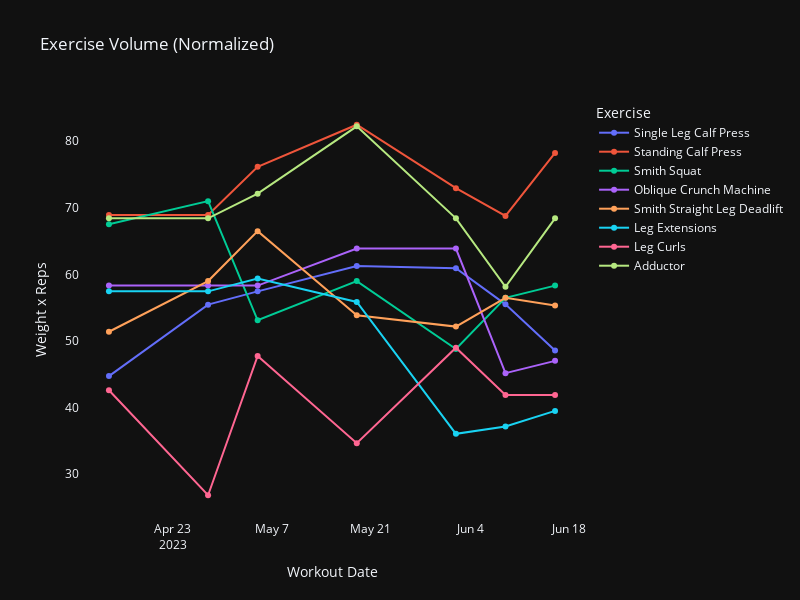

The notebook cell this image was saved under:
### Markdown cell above
## Step 6: Visualization
Next, plot the volume trend for the exercise.

### Code cell
fig = px.line(
  current_exercises, x='date', y='volume', color='name', markers=True,
  height=600,width=800,
  labels={
    'volume': "Weight x Reps",
    'date': "Workout Date",
    'name': "Exercise"
  },
  title="Exercise Volume (Normalized)"
)
fig.update_traces(textposition='top center')
fig.update_xaxes(showgrid=False, zeroline=False)
fig.update_yaxes(showgrid=False, zeroline=False)
fig.show()

### Figure 1 — Plotly figure (JSON) as saved in the notebook; plotly's stock layout.template omitted (floating-point values rounded to 4 significant figures)
{"data": [{"hovertemplate": "Exercise=Single Leg Calf Press<br>Workout Date=%{x}<br>Weight x Reps=%{y}<extra></extra>", "legendgroup": "Single Leg Calf Press", "line": {"color": "#636efa", "dash": "solid"}, "marker": {"symbol": "circle"}, "mode": "lines+markers", "name": "Single Leg Calf Press", "orientation": "v", "showlegend": true, "x": ["2023-04-14T00:00:00", "2023-04-28T00:00:00", "2023-05-05T00:00:00", "2023-05-19T00:00:00", "2023-06-02T00:00:00", "2023-06-09T00:00:00", "2023-06-16T00:00:00"], "xaxis": "x", "y": [44.72, 55.45, 57.45, 61.24, 60.91, 55.5, 48.58], "yaxis": "y", "type": "scatter", "textposition": "top center"}, {"hovertemplate": "Exercise=Standing Calf Press<br>Workout Date=%{x}<br>Weight x Reps=%{y}<extra></extra>", "legendgroup": "Standing Calf Press", "line": {"color": "#EF553B", "dash": "solid"}, "marker": {"symbol": "circle"}, "mode": "lines+markers", "name": "Standing Calf Press", "orientation": "v", "showlegend": true, "x": ["2023-04-14T00:00:00", "2023-04-28T00:00:00", "2023-05-05T00:00:00", "2023-05-19T00:00:00", "2023-06-02T00:00:00", "2023-06-09T00:00:00", "2023-06-16T00:00:00"], "xaxis": "x", "y": [68.92, 68.92, 76.16, 82.46, 72.94, 68.77, 78.23], "yaxis": "y", "type": "scatter", "textposition": "top center"}, {"hovertemplate": "Exercise=Smith Squat<br>Workout Date=%{x}<br>Weight x Reps=%{y}<extra></extra>", "legendgroup": "Smith Squat", "line": {"color": "#00cc96", "dash": "solid"}, "marker": {"symbol": "circle"}, "mode": "lines+markers", "name": "Smith Squat", "orientation": "v", "showlegend": true, "x": ["2023-04-14T00:00:00", "2023-04-28T00:00:00", "2023-05-05T00:00:00", "2023-05-19T00:00:00", "2023-06-02T00:00:00", "2023-06-09T00:00:00", "2023-06-16T00:00:00"], "xaxis": "x", "y": [67.53, 70.99, 53.1, 58.99, 48.79, 56.48, 58.31], "yaxis": "y", "type": "scatter", "textposition": "top center"}, {"hovertemplate": "Exercise=Oblique Crunch Machine<br>Workout Date=%{x}<br>Weight x Reps=%{y}<extra></extra>", "legendgroup": "Oblique Crunch Machine", "line": {"color": "#ab63fa", "dash": "solid"}, "marker": {"symbol": "circle"}, "mode": "lines+markers", "name": "Oblique Crunch Machine", "orientation": "v", "showlegend": true, "x": ["2023-04-14T00:00:00", "2023-04-28T00:00:00", "2023-05-05T00:00:00", "2023-05-19T00:00:00", "2023-06-02T00:00:00", "2023-06-09T00:00:00", "2023-06-16T00:00:00"], "xaxis": "x", "y": [58.31, 58.31, 58.31, 63.87, 63.87, 45.17, 47.01], "yaxis": "y", "type": "scatter", "textposition": "top center"}, {"hovertemplate": "Exercise=Smith Straight Leg Deadlift<br>Workout Date=%{x}<br>Weight x Reps=%{y}<extra></extra>", "legendgroup": "Smith Straight Leg Deadlift", "line": {"color": "#FFA15A", "dash": "solid"}, "marker": {"symbol": "circle"}, "mode": "lines+markers", "name": "Smith Straight Leg Deadlift", "orientation": "v", "showlegend": true, "x": ["2023-04-14T00:00:00", "2023-04-28T00:00:00", "2023-05-05T00:00:00", "2023-05-19T00:00:00", "2023-06-02T00:00:00", "2023-06-09T00:00:00", "2023-06-16T00:00:00"], "xaxis": "x", "y": [51.38, 58.99, 66.48, 53.85, 52.15, 56.48, 55.32], "yaxis": "y", "type": "scatter", "textposition": "top center"}, {"hovertemplate": "Exercise=Leg Extensions<br>Workout Date=%{x}<br>Weight x Reps=%{y}<extra></extra>", "legendgroup": "Leg Extensions", "line": {"color": "#19d3f3", "dash": "solid"}, "marker": {"symbol": "circle"}, "mode": "lines+markers", "name": "Leg Extensions", "orientation": "v", "showlegend": true, "x": ["2023-04-14T00:00:00", "2023-04-28T00:00:00", "2023-05-05T00:00:00", "2023-05-19T00:00:00", "2023-06-02T00:00:00", "2023-06-09T00:00:00", "2023-06-16T00:00:00"], "xaxis": "x", "y": [57.45, 57.45, 59.37, 55.86, 36.06, 37.15, 39.5], "yaxis": "y", "type": "scatter", "textposition": "top center"}, {"hovertemplate": "Exercise=Leg Curls<br>Workout Date=%{x}<br>Weight x Reps=%{y}<extra></extra>", "legendgroup": "Leg Curls", "line": {"color": "#FF6692", "dash": "solid"}, "marker": {"symbol": "circle"}, "mode": "lines+markers", "name": "Leg Curls", "orientation": "v", "showlegend": true, "x": ["2023-04-14T00:00:00", "2023-04-28T00:00:00", "2023-05-05T00:00:00", "2023-05-19T00:00:00", "2023-06-02T00:00:00", "2023-06-09T00:00:00", "2023-06-16T00:00:00"], "xaxis": "x", "y": [42.6, 26.83, 47.75, 34.64, 48.99, 41.89, 41.89], "yaxis": "y", "type": "scatter", "textposition": "top center"}, {"hovertemplate": "Exercise=Adductor<br>Workout Date=%{x}<br>Weight x Reps=%{y}<extra></extra>", "legendgroup": "Adductor", "line": {"color": "#B6E880", "dash": "solid"}, "marker": {"symbol": "circle"}, "mode": "lines+markers", "name": "Adductor", "orientation": "v", "showlegend": true, "x": ["2023-04-14T00:00:00", "2023-04-28T00:00:00", "2023-05-05T00:00:00", "2023-05-19T00:00:00", "2023-06-02T00:00:00", "2023-06-09T00:00:00", "2023-06-16T00:00:00"], "xaxis": "x", "y": [68.41, 68.41, 72.11, 82.22, 68.41, 58.14, 68.41], "yaxis": "y", "type": "scatter", "textposition": "top center"}], "layout": {"xaxis": {"anchor": "y", "domain": [0.0, 1.0], "title": {"text": "Workout Date"}, "showgrid": false, "zeroline": false}, "yaxis": {"anchor": "x", "domain": [0.0, 1.0], "title": {"text": "Weight x Reps"}, "showgrid": false, "zeroline": false}, "legend": {"title": {"text": "Exercise"}, "tracegroupgap": 0}, "title": {"text": "Exercise Volume (Normalized)"}, "height": 600, "width": 800}}
